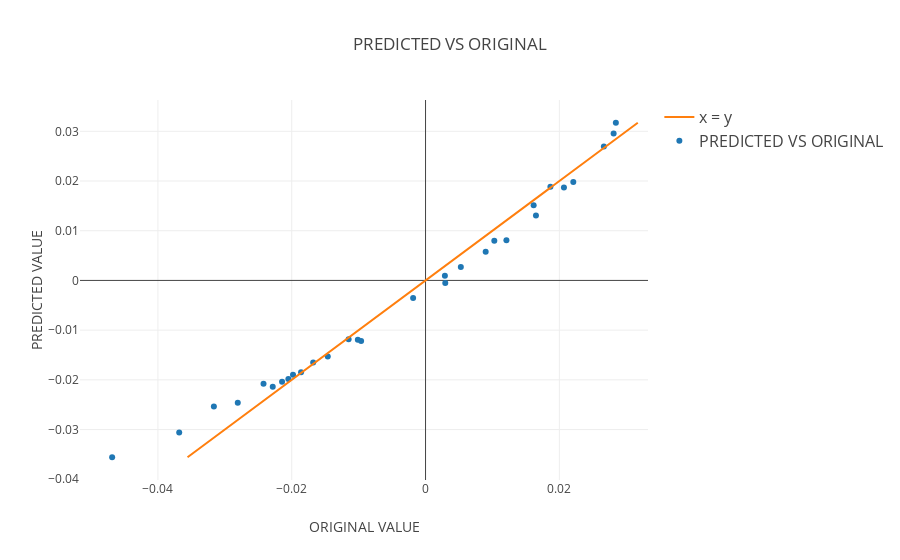

Notebook cell for this chart:
### Markdown cell above
## SCATTER PLOT FOR OLS ##

### Code cell
trace1 = go.Scatter(
    x=predict_ols,
    y= Y_test,
    mode='markers',
    name = 'PREDICTED VS ORIGINAL',
    line=dict(shape='linear')
)
trace2 = go.Scatter(
    x= Y_test,
    y= Y_test,
    mode='lines',
    name = 'x = y',
    line=dict(shape='linear')
)
data = [trace1, trace2]
layout = dict(
    title='PREDICTED VS ORIGINAL',
    yaxis = dict(
        title='PREDICTED VALUE'
    ),
    xaxis = dict(
        title='ORIGINAL VALUE'
    ),
    legend=dict(
        traceorder='reversed',
        font=dict(size=16)
    )
)
fig = dict(data=data, layout=layout)
plot.iplot(fig, filename='SCATTER PLOT FOR OLS')

### Figure 1 — Plotly figure (JSON) as saved in the notebook; plotly's stock layout.template omitted (floating-point values rounded to 4 significant figures)
{"data": [{"line": {"shape": "linear"}, "mode": "markers", "name": "PREDICTED VS ORIGINAL", "type": "scatter", "x": [0.002949, 0.0165, 0.008988, -0.0205, -0.01861, -0.02284, -0.02806, -0.01012, 0.01209, 0.005276, 0.02844, -0.04684, 0.01616, -0.01679, -0.001858, 0.002892, -0.0115, 0.02208, -0.009631, 0.02665, -0.02144, 0.01866, -0.01981, -0.03164, -0.01461, 0.02811, -0.03682, 0.01028, -0.02421, 0.02068], "y": [-0.0005076, 0.01307, 0.005786, -0.01982, -0.01846, -0.02139, -0.02461, -0.01195, 0.00807, 0.002696, 0.03172, -0.03557, 0.0151, -0.0165, -0.003517, 0.0009515, -0.01182, 0.01982, -0.01217, 0.02696, -0.02038, 0.01884, -0.01897, -0.02538, -0.01533, 0.02954, -0.03058, 0.007965, -0.02081, 0.01868]}, {"line": {"shape": "linear"}, "mode": "lines", "name": "x = y", "type": "scatter", "x": [-0.0005076, 0.01307, 0.005786, -0.01982, -0.01846, -0.02139, -0.02461, -0.01195, 0.00807, 0.002696, 0.03172, -0.03557, 0.0151, -0.0165, -0.003517, 0.0009515, -0.01182, 0.01982, -0.01217, 0.02696, -0.02038, 0.01884, -0.01897, -0.02538, -0.01533, 0.02954, -0.03058, 0.007965, -0.02081, 0.01868], "y": [-0.0005076, 0.01307, 0.005786, -0.01982, -0.01846, -0.02139, -0.02461, -0.01195, 0.00807, 0.002696, 0.03172, -0.03557, 0.0151, -0.0165, -0.003517, 0.0009515, -0.01182, 0.01982, -0.01217, 0.02696, -0.02038, 0.01884, -0.01897, -0.02538, -0.01533, 0.02954, -0.03058, 0.007965, -0.02081, 0.01868]}], "layout": {"legend": {"font": {"size": 16}, "traceorder": "reversed"}, "title": "PREDICTED VS ORIGINAL", "xaxis": {"title": "ORIGINAL VALUE"}, "yaxis": {"title": "PREDICTED VALUE"}}}
